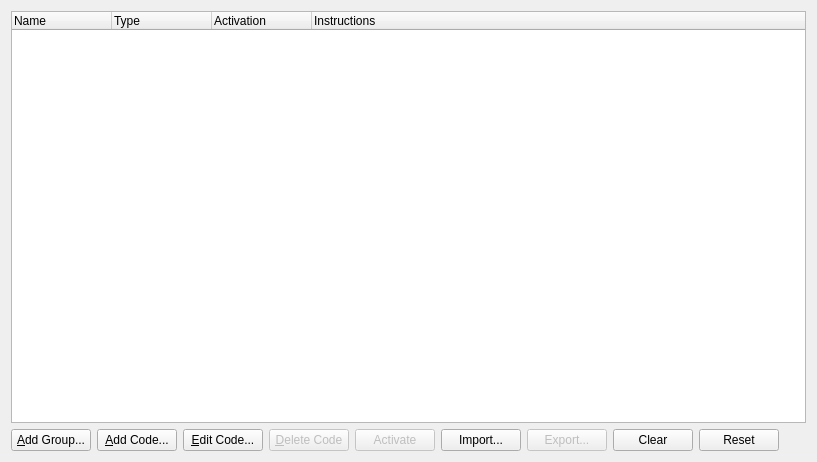
<?xml version="1.0" encoding="UTF-8"?>
<ui version="4.0">
 <class>CheatManagerWindow</class>
 <widget class="QWidget" name="CheatManagerWindow">
  <property name="geometry">
   <rect>
    <x>0</x>
    <y>0</y>
    <width>817</width>
    <height>462</height>
   </rect>
  </property>
  <property name="windowTitle">
   <string>Cheat Manager</string>
  </property>
  <property name="windowIcon">
   <iconset>
    <normaloff>:/icons/duck.png</normaloff>:/icons/duck.png</iconset>
  </property>
  <layout class="QGridLayout" name="gridLayout">
   <item row="1" column="0">
    <layout class="QHBoxLayout" name="horizontalLayout">
     <item>
      <widget class="QPushButton" name="cheatListNewCategory">
       <property name="text">
        <string>&amp;Add Group...</string>
       </property>
      </widget>
     </item>
     <item>
      <widget class="QPushButton" name="cheatListAdd">
       <property name="text">
        <string>&amp;Add Code...</string>
       </property>
      </widget>
     </item>
     <item>
      <widget class="QPushButton" name="cheatListEdit">
       <property name="text">
        <string>&amp;Edit Code...</string>
       </property>
      </widget>
     </item>
     <item>
      <widget class="QPushButton" name="cheatListRemove">
       <property name="enabled">
        <bool>false</bool>
       </property>
       <property name="text">
        <string>&amp;Delete Code</string>
       </property>
      </widget>
     </item>
     <item>
      <widget class="QPushButton" name="cheatListActivate">
       <property name="enabled">
        <bool>false</bool>
       </property>
       <property name="text">
        <string>Activate</string>
       </property>
      </widget>
     </item>
     <item>
      <widget class="QPushButton" name="cheatListImport">
       <property name="text">
        <string>Import...</string>
       </property>
      </widget>
     </item>
     <item>
      <widget class="QPushButton" name="cheatListExport">
       <property name="enabled">
        <bool>false</bool>
       </property>
       <property name="text">
        <string>Export...</string>
       </property>
      </widget>
     </item>
     <item>
      <widget class="QPushButton" name="cheatListClear">
       <property name="text">
        <string>Clear</string>
       </property>
      </widget>
     </item>
     <item>
      <widget class="QPushButton" name="cheatListReset">
       <property name="text">
        <string>Reset</string>
       </property>
      </widget>
     </item>
     <item>
      <spacer name="horizontalSpacer">
       <property name="orientation">
        <enum>Qt::Orientation::Horizontal</enum>
       </property>
       <property name="sizeHint" stdset="0">
        <size>
         <width>40</width>
         <height>20</height>
        </size>
       </property>
      </spacer>
     </item>
    </layout>
   </item>
   <item row="0" column="0">
    <widget class="QTreeWidget" name="cheatList">
     <property name="selectionMode">
      <enum>QAbstractItemView::SelectionMode::SingleSelection</enum>
     </property>
     <property name="selectionBehavior">
      <enum>QAbstractItemView::SelectionBehavior::SelectRows</enum>
     </property>
     <column>
      <property name="text">
       <string>Name</string>
      </property>
     </column>
     <column>
      <property name="text">
       <string>Type</string>
      </property>
     </column>
     <column>
      <property name="text">
       <string>Activation</string>
      </property>
     </column>
     <column>
      <property name="text">
       <string>Instructions</string>
      </property>
     </column>
    </widget>
   </item>
  </layout>
 </widget>
 <resources/>
 <connections/>
</ui>
